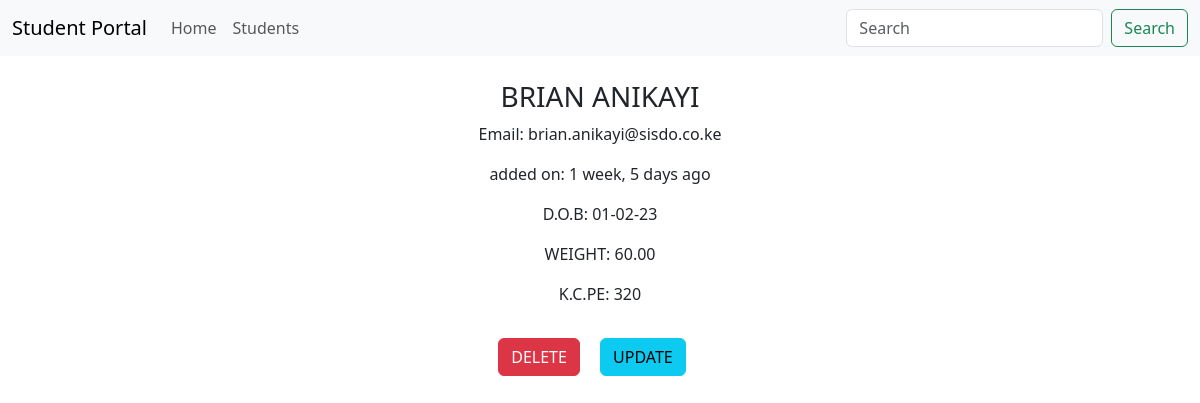
/details/1 (signed in), run on an earlier commit of the app's database.
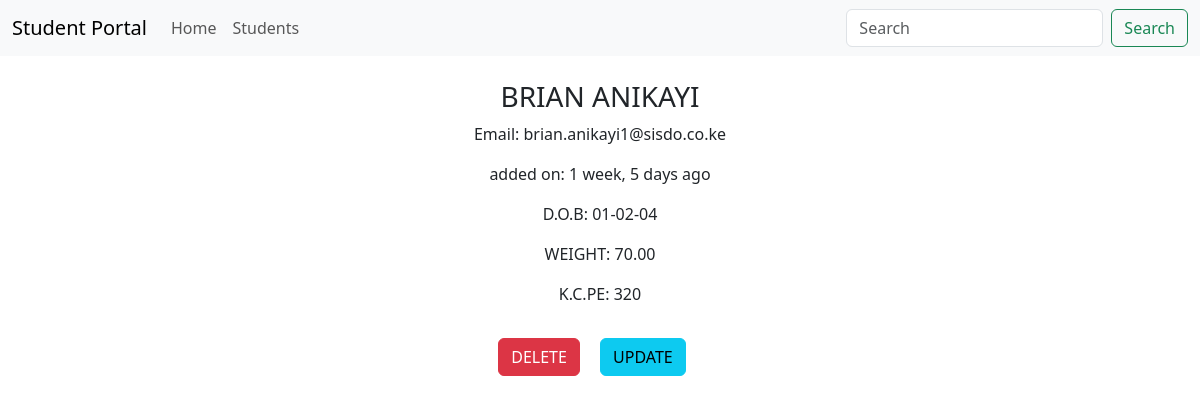
And on a later commit of the database.
### main_app/models.py (models this page shows, shortened)
class Student(models.Model):
    first_name = models.CharField(max_length=25)
    last_name = models.CharField(max_length=25)
    dob = models.DateTimeField()
    email = models.EmailField(unique=True)
    weight = models.DecimalField(max_digits=5, decimal_places=2)
    is_spoty = models.BooleanField(default=False)
    kcpe_score = models.IntegerField()
    profile_pic = models.ImageField(upload_to=generate_unique_name, null=True, default="students/student.png")
    created_at = models.DateTimeField(auto_now_add=True)
    updated_at = models.DateTimeField(auto_now=True)

### main_app/views.py (the view)
# urls.py: path('details/<int:id>', views.details, name='details'),
@login_required  # decorators
def details(request, id):
    student = Student.objects.get(pk=id)  # SELECT* FROM  students where
    return render(request, 'details.html', {'student': student})

### templates/details.html (shortened to what this page needs)
{% extends 'base.html' %}
{% load humanize %}
{% load crispy_forms_filters %}
{% block content %}
    {% include 'navbar.html' %}
<div class="container">
    <div class="row justify-content-center">
        <div class="col-sm-6 text-center">
        <h3> {{ student.first_name|capfirst }} {{ student.last_name|capfirst }}</h3>
        <p>Email: {{ student.email }}</p>
        <p>added on: {{ student.created_at| naturaltime }}</p>
        <p>D.O.B: {{ student.dob| date:'d-m-y'}}</p>
        <p>WEIGHT: {{ student.weight}}</p>
        <p>K.C.PE: {{ student.kcpe_score}}</p>
        <a href="{% url 'delete' student.id %}" class="btn btn-danger text-decoration-none">DELETE</a>
        <a href="{% url 'update' student.id %}" class="btn btn-info text-decoration-none m-3">UPDATE</a>
        </div>
    </div>
</div>
{% endblock %}

What changed in the data, as far as the page shows it:
changed Student "BRIAN": email "brian.anikayi@sisdo.co.ke" → "brian.anikayi1@sisdo.co.ke"; dob "01-02-23" → "01-02-04"; weight "60.00" → "70.00"
